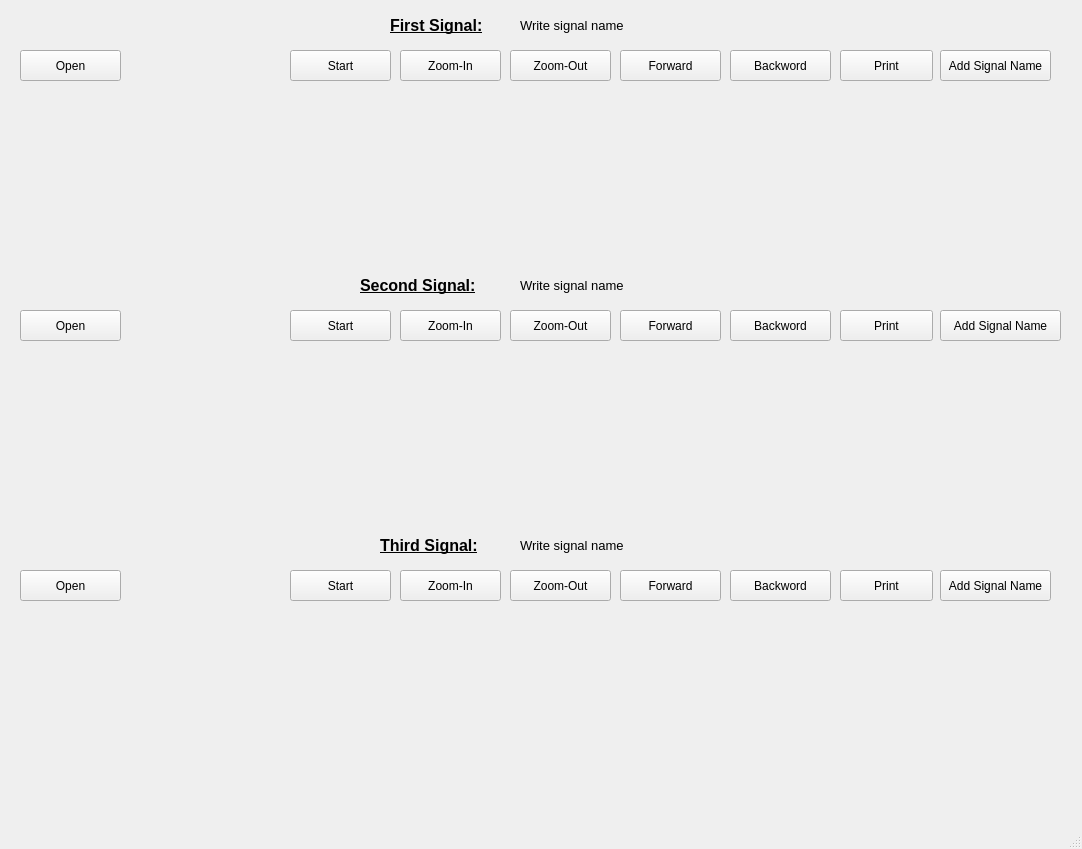
<?xml version="1.0" encoding="UTF-8"?>
<ui version="4.0">
 <class>MainWindow</class>
 <widget class="QMainWindow" name="MainWindow">
  <property name="geometry">
   <rect>
    <x>0</x>
    <y>0</y>
    <width>1082</width>
    <height>849</height>
   </rect>
  </property>
  <property name="windowTitle">
   <string>MainWindow</string>
  </property>
  <widget class="QWidget" name="centralwidget">
   <widget class="QWidget" name="verticalLayoutWidget">
    <property name="geometry">
     <rect>
      <x>20</x>
      <y>90</y>
      <width>1011</width>
      <height>171</height>
     </rect>
    </property>
    <layout class="QVBoxLayout" name="verticalLayout"/>
   </widget>
   <widget class="QPushButton" name="pushButton">
    <property name="geometry">
     <rect>
      <x>20</x>
      <y>50</y>
      <width>101</width>
      <height>31</height>
     </rect>
    </property>
    <property name="styleSheet">
     <string notr="true"/>
    </property>
    <property name="text">
     <string>Open</string>
    </property>
   </widget>
   <widget class="QLabel" name="label">
    <property name="geometry">
     <rect>
      <x>390</x>
      <y>10</y>
      <width>131</width>
      <height>31</height>
     </rect>
    </property>
    <property name="font">
     <font>
      <pointsize>12</pointsize>
      <weight>75</weight>
      <italic>false</italic>
      <bold>true</bold>
      <underline>true</underline>
     </font>
    </property>
    <property name="text">
     <string>First Signal:</string>
    </property>
   </widget>
   <widget class="QLabel" name="label_2">
    <property name="geometry">
     <rect>
      <x>520</x>
      <y>10</y>
      <width>161</width>
      <height>31</height>
     </rect>
    </property>
    <property name="font">
     <font>
      <pointsize>10</pointsize>
     </font>
    </property>
    <property name="text">
     <string>Write signal name</string>
    </property>
   </widget>
   <widget class="QPushButton" name="pushButton_2">
    <property name="geometry">
     <rect>
      <x>290</x>
      <y>50</y>
      <width>101</width>
      <height>31</height>
     </rect>
    </property>
    <property name="text">
     <string>Start</string>
    </property>
   </widget>
   <widget class="QPushButton" name="pushButton_4">
    <property name="geometry">
     <rect>
      <x>400</x>
      <y>50</y>
      <width>101</width>
      <height>31</height>
     </rect>
    </property>
    <property name="text">
     <string>Zoom-In</string>
    </property>
   </widget>
   <widget class="QPushButton" name="pushButton_5">
    <property name="geometry">
     <rect>
      <x>510</x>
      <y>50</y>
      <width>101</width>
      <height>31</height>
     </rect>
    </property>
    <property name="text">
     <string>Zoom-Out</string>
    </property>
   </widget>
   <widget class="QPushButton" name="pushButton_3">
    <property name="geometry">
     <rect>
      <x>940</x>
      <y>50</y>
      <width>111</width>
      <height>31</height>
     </rect>
    </property>
    <property name="text">
     <string>Add Signal Name</string>
    </property>
   </widget>
   <widget class="QPushButton" name="pushButton_6">
    <property name="geometry">
     <rect>
      <x>840</x>
      <y>50</y>
      <width>93</width>
      <height>31</height>
     </rect>
    </property>
    <property name="text">
     <string>Print</string>
    </property>
   </widget>
   <widget class="QLabel" name="label_3">
    <property name="geometry">
     <rect>
      <x>520</x>
      <y>270</y>
      <width>161</width>
      <height>31</height>
     </rect>
    </property>
    <property name="font">
     <font>
      <pointsize>10</pointsize>
     </font>
    </property>
    <property name="text">
     <string>Write signal name</string>
    </property>
   </widget>
   <widget class="QLabel" name="label_4">
    <property name="geometry">
     <rect>
      <x>360</x>
      <y>270</y>
      <width>151</width>
      <height>31</height>
     </rect>
    </property>
    <property name="font">
     <font>
      <pointsize>12</pointsize>
      <weight>75</weight>
      <italic>false</italic>
      <bold>true</bold>
      <underline>true</underline>
     </font>
    </property>
    <property name="text">
     <string>Second Signal:</string>
    </property>
   </widget>
   <widget class="QPushButton" name="pushButton_7">
    <property name="geometry">
     <rect>
      <x>400</x>
      <y>310</y>
      <width>101</width>
      <height>31</height>
     </rect>
    </property>
    <property name="text">
     <string>Zoom-In</string>
    </property>
   </widget>
   <widget class="QPushButton" name="pushButton_8">
    <property name="geometry">
     <rect>
      <x>940</x>
      <y>310</y>
      <width>121</width>
      <height>31</height>
     </rect>
    </property>
    <property name="text">
     <string>Add Signal Name</string>
    </property>
   </widget>
   <widget class="QPushButton" name="pushButton_9">
    <property name="geometry">
     <rect>
      <x>290</x>
      <y>310</y>
      <width>101</width>
      <height>31</height>
     </rect>
    </property>
    <property name="text">
     <string>Start</string>
    </property>
   </widget>
   <widget class="QPushButton" name="pushButton_10">
    <property name="geometry">
     <rect>
      <x>20</x>
      <y>310</y>
      <width>101</width>
      <height>31</height>
     </rect>
    </property>
    <property name="styleSheet">
     <string notr="true"/>
    </property>
    <property name="text">
     <string>Open</string>
    </property>
   </widget>
   <widget class="QPushButton" name="pushButton_11">
    <property name="geometry">
     <rect>
      <x>510</x>
      <y>310</y>
      <width>101</width>
      <height>31</height>
     </rect>
    </property>
    <property name="text">
     <string>Zoom-Out</string>
    </property>
   </widget>
   <widget class="QPushButton" name="pushButton_12">
    <property name="geometry">
     <rect>
      <x>840</x>
      <y>310</y>
      <width>93</width>
      <height>31</height>
     </rect>
    </property>
    <property name="text">
     <string>Print</string>
    </property>
   </widget>
   <widget class="QWidget" name="verticalLayoutWidget_2">
    <property name="geometry">
     <rect>
      <x>20</x>
      <y>350</y>
      <width>1011</width>
      <height>171</height>
     </rect>
    </property>
    <layout class="QVBoxLayout" name="verticalLayout_2"/>
   </widget>
   <widget class="QLabel" name="label_5">
    <property name="geometry">
     <rect>
      <x>520</x>
      <y>530</y>
      <width>161</width>
      <height>31</height>
     </rect>
    </property>
    <property name="font">
     <font>
      <pointsize>10</pointsize>
     </font>
    </property>
    <property name="text">
     <string>Write signal name</string>
    </property>
   </widget>
   <widget class="QLabel" name="label_6">
    <property name="geometry">
     <rect>
      <x>380</x>
      <y>530</y>
      <width>131</width>
      <height>31</height>
     </rect>
    </property>
    <property name="font">
     <font>
      <pointsize>12</pointsize>
      <weight>75</weight>
      <italic>false</italic>
      <bold>true</bold>
      <underline>true</underline>
     </font>
    </property>
    <property name="text">
     <string>Third Signal:</string>
    </property>
   </widget>
   <widget class="QPushButton" name="pushButton_13">
    <property name="geometry">
     <rect>
      <x>400</x>
      <y>570</y>
      <width>101</width>
      <height>31</height>
     </rect>
    </property>
    <property name="text">
     <string>Zoom-In</string>
    </property>
   </widget>
   <widget class="QPushButton" name="pushButton_14">
    <property name="geometry">
     <rect>
      <x>940</x>
      <y>570</y>
      <width>111</width>
      <height>31</height>
     </rect>
    </property>
    <property name="text">
     <string>Add Signal Name</string>
    </property>
   </widget>
   <widget class="QPushButton" name="pushButton_15">
    <property name="geometry">
     <rect>
      <x>290</x>
      <y>570</y>
      <width>101</width>
      <height>31</height>
     </rect>
    </property>
    <property name="text">
     <string>Start</string>
    </property>
   </widget>
   <widget class="QPushButton" name="pushButton_16">
    <property name="geometry">
     <rect>
      <x>20</x>
      <y>570</y>
      <width>101</width>
      <height>31</height>
     </rect>
    </property>
    <property name="styleSheet">
     <string notr="true"/>
    </property>
    <property name="text">
     <string>Open</string>
    </property>
   </widget>
   <widget class="QPushButton" name="pushButton_17">
    <property name="geometry">
     <rect>
      <x>510</x>
      <y>570</y>
      <width>101</width>
      <height>31</height>
     </rect>
    </property>
    <property name="text">
     <string>Zoom-Out</string>
    </property>
   </widget>
   <widget class="QPushButton" name="pushButton_18">
    <property name="geometry">
     <rect>
      <x>840</x>
      <y>570</y>
      <width>93</width>
      <height>31</height>
     </rect>
    </property>
    <property name="text">
     <string>Print</string>
    </property>
   </widget>
   <widget class="QWidget" name="verticalLayoutWidget_3">
    <property name="geometry">
     <rect>
      <x>20</x>
      <y>610</y>
      <width>1011</width>
      <height>171</height>
     </rect>
    </property>
    <layout class="QVBoxLayout" name="verticalLayout_3"/>
   </widget>
   <widget class="QPushButton" name="pushButton_19">
    <property name="geometry">
     <rect>
      <x>620</x>
      <y>50</y>
      <width>101</width>
      <height>31</height>
     </rect>
    </property>
    <property name="text">
     <string>Forward</string>
    </property>
   </widget>
   <widget class="QPushButton" name="pushButton_20">
    <property name="geometry">
     <rect>
      <x>730</x>
      <y>50</y>
      <width>101</width>
      <height>31</height>
     </rect>
    </property>
    <property name="text">
     <string>Backword</string>
    </property>
   </widget>
   <widget class="QPushButton" name="pushButton_21">
    <property name="geometry">
     <rect>
      <x>620</x>
      <y>310</y>
      <width>101</width>
      <height>31</height>
     </rect>
    </property>
    <property name="text">
     <string>Forward</string>
    </property>
   </widget>
   <widget class="QPushButton" name="pushButton_22">
    <property name="geometry">
     <rect>
      <x>730</x>
      <y>310</y>
      <width>101</width>
      <height>31</height>
     </rect>
    </property>
    <property name="text">
     <string>Backword</string>
    </property>
   </widget>
   <widget class="QPushButton" name="pushButton_23">
    <property name="geometry">
     <rect>
      <x>730</x>
      <y>570</y>
      <width>101</width>
      <height>31</height>
     </rect>
    </property>
    <property name="text">
     <string>Backword</string>
    </property>
   </widget>
   <widget class="QPushButton" name="pushButton_24">
    <property name="geometry">
     <rect>
      <x>620</x>
      <y>570</y>
      <width>101</width>
      <height>31</height>
     </rect>
    </property>
    <property name="text">
     <string>Forward</string>
    </property>
   </widget>
  </widget>
  <widget class="QMenuBar" name="menubar">
   <property name="geometry">
    <rect>
     <x>0</x>
     <y>0</y>
     <width>1082</width>
     <height>26</height>
    </rect>
   </property>
  </widget>
  <widget class="QStatusBar" name="statusbar"/>
 </widget>
 <resources/>
 <connections/>
</ui>
